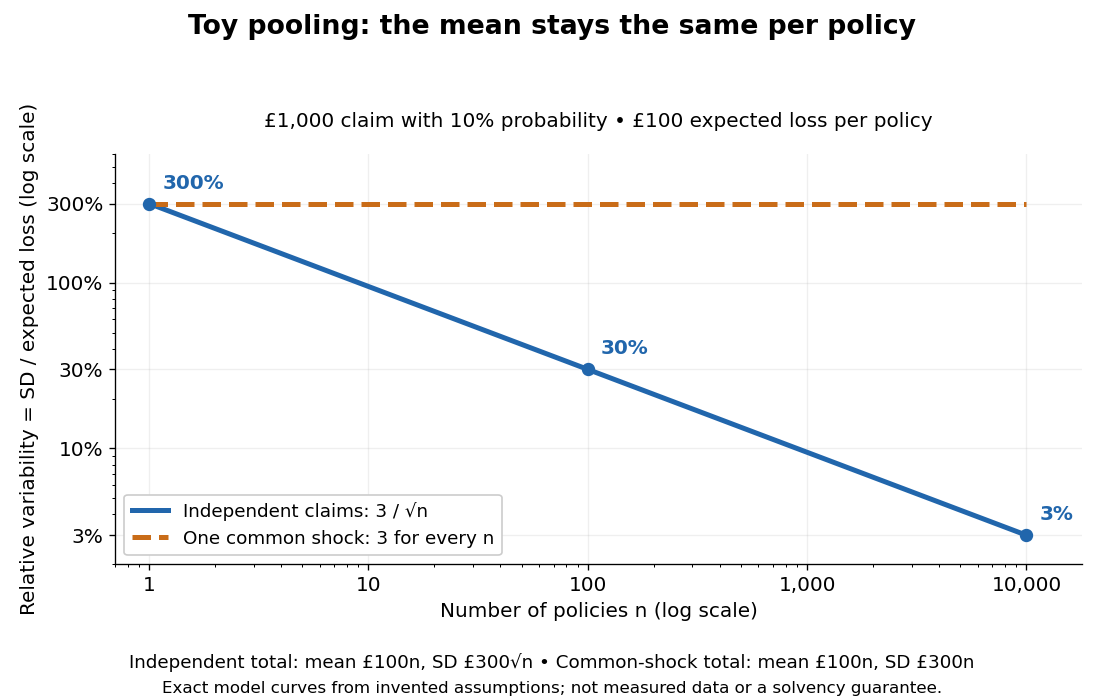

Generate this figure with Python:
"""Exact toy pooling CV curves, independent claims versus one common shock.

Run from _media with MPLCONFIGDIR=/tmp/codex-wiki-matplotlib.
Tested with Python 3.14.4, matplotlib 3.10.7, numpy 2.3.5.
Writes the matching opaque PNG basename into the current working directory.
"""

from pathlib import Path

import matplotlib

matplotlib.use("Agg")
import matplotlib.pyplot as plt
import numpy as np


def main():
    plt.rcParams.update({"font.size": 12, "axes.spines.top": False,
                         "axes.spines.right": False, "figure.facecolor": "white",
                         "axes.facecolor": "white"})
    fig, ax = plt.subplots(figsize=(9.2, 5.8))
    n = np.logspace(0, 4, 300)
    ax.loglog(n, 3 / np.sqrt(n), color="#2166ac", lw=3,
              label="Independent claims: 3 / √n")
    ax.loglog(n, np.full_like(n, 3), color="#c96c18", lw=3, linestyle="--",
              label="One common shock: 3 for every n")
    for size, label in [(1, "300%"), (100, "30%"), (10000, "3%")]:
        cv = 3 / np.sqrt(size)
        ax.plot(size, cv, "o", color="#2166ac", markersize=7)
        ax.annotate(label, (size, cv), xytext=(8, 9), textcoords="offset points",
                    color="#2166ac", weight="bold")
    ax.set_xlim(0.7, 18000)
    ax.set_ylim(0.02, 6)
    ax.set_xticks([1, 10, 100, 1000, 10000], ["1", "10", "100", "1,000", "10,000"])
    ax.set_yticks([0.03, 0.1, 0.3, 1, 3], ["3%", "10%", "30%", "100%", "300%"])
    ax.set_xlabel("Number of policies n (log scale)")
    ax.set_ylabel("Relative variability = SD / expected loss (log scale)")
    ax.grid(which="major", alpha=0.2)
    ax.legend(loc="lower left", framealpha=1, fontsize=11)
    fig.suptitle("Toy pooling: the mean stays the same per policy", fontsize=16, weight="bold", y=0.98)
    ax.set_title("£1,000 claim with 10% probability • £100 expected loss per policy", fontsize=12, pad=16)
    fig.text(0.5, 0.04, "Independent total: mean £100n, SD £300√n • Common-shock total: mean £100n, SD £300n",
             ha="center", fontsize=11)
    fig.text(0.5, 0.005, "Exact model curves from invented assumptions; not measured data or a solvency guarantee.",
             ha="center", fontsize=10)
    fig.tight_layout(rect=(0, 0.08, 1, 0.94))
    fig.savefig(Path(__file__).with_suffix(".png").name, dpi=120, facecolor="white", transparent=False)
    plt.close(fig)


if __name__ == "__main__":
    main()
